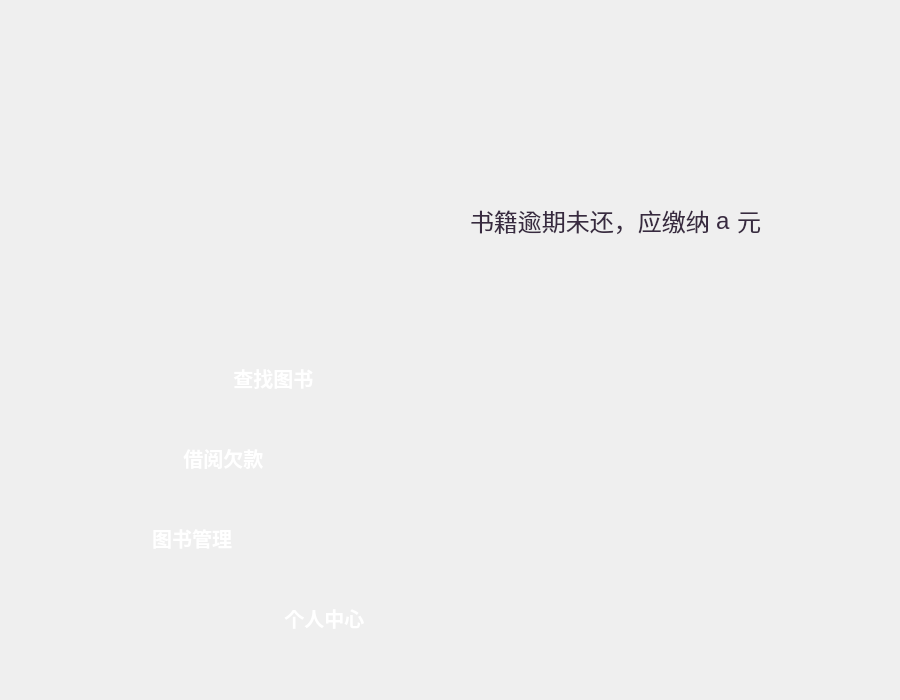
<?xml version="1.0" encoding="UTF-8"?>
<ui version="4.0">
 <class>paymode</class>
 <widget class="QWidget" name="paymode">
  <property name="geometry">
   <rect>
    <x>0</x>
    <y>0</y>
    <width>900</width>
    <height>700</height>
   </rect>
  </property>
  <property name="windowTitle">
   <string>Form</string>
  </property>
  <property name="styleSheet">
   <string notr="true">QLabel
{
color:rgb(56,42,64);
}
QPushButton#btnClose
{
border:none;
image:url(:/image/delet_button.png);
color:white;
}
QPushButton#btnClose:hover
{
image:url(:/image/delet_button_pressed.png);
color:white;
}

QPushButton#Update_Button
{
border:none;
image:url(:/image/login.png);
color:white;
}
QPushButton#Update_Button:hover
{
image:url(:/image/login-pressed.png);
color:white;
}
QPushButton#PersonalMode_Button
{
border:none;
image:url(:/image/main_more.png);
color:white;
}
QPushButton#PersonalMode_Button:hover
{
image:url(:/image/main_more_pressed.png);
color:white;
}
QPushButton#PayMode_Button
{
border:none;
image:url(:/image/main_story_pressed.png);
color:white;
}
QPushButton#PayMode_Button:hover
{
image:url(:/image/main_story_pressed.png);
color:white;
}
QPushButton#BookMode_Button
{
border:none;
image:url(:/image/main_course.png);
color:white;
}
QPushButton#BookMode_Button:hover
{
image:url(:/image/main_course_pressed.png);
color:white;
}
QPushButton#FindBookMode_Button
{
border:none;
image:url(:/image/main_musicplay.png);
color:white;
}
QPushButton#FindBookMode_Button:hover
{
image:url(:/image/main_musicplay_pressed.png);
color:white;
}
QPushButton#pushButton
{
color:white;
}
QPushButton#pushButton:hover
{
color:white;
}

</string>
  </property>
  <widget class="QWidget" name="layoutWidget">
   <property name="geometry">
    <rect>
     <x>470</x>
     <y>190</y>
     <width>361</width>
     <height>61</height>
    </rect>
   </property>
   <layout class="QHBoxLayout" name="horizontalLayout_2">
    <item>
     <widget class="QLabel" name="Label_1">
      <property name="sizePolicy">
       <sizepolicy hsizetype="Expanding" vsizetype="Preferred">
        <horstretch>0</horstretch>
        <verstretch>0</verstretch>
       </sizepolicy>
      </property>
      <property name="font">
       <font>
        <pointsize>18</pointsize>
       </font>
      </property>
      <property name="text">
       <string>书籍逾期未还，应缴纳</string>
      </property>
     </widget>
    </item>
    <item>
     <widget class="QLabel" name="Label_money">
      <property name="font">
       <font>
        <pointsize>18</pointsize>
       </font>
      </property>
      <property name="text">
       <string>a</string>
      </property>
     </widget>
    </item>
    <item>
     <widget class="QLabel" name="Label_2">
      <property name="sizePolicy">
       <sizepolicy hsizetype="Expanding" vsizetype="Preferred">
        <horstretch>0</horstretch>
        <verstretch>0</verstretch>
       </sizepolicy>
      </property>
      <property name="font">
       <font>
        <pointsize>18</pointsize>
       </font>
      </property>
      <property name="text">
       <string>元</string>
      </property>
     </widget>
    </item>
   </layout>
   <zorder>Label_2</zorder>
   <zorder>Label_1</zorder>
   <zorder>Label_money</zorder>
  </widget>
  <widget class="QPushButton" name="PersonalMode_Button">
   <property name="enabled">
    <bool>true</bool>
   </property>
   <property name="geometry">
    <rect>
     <x>130</x>
     <y>580</y>
     <width>300</width>
     <height>75</height>
    </rect>
   </property>
   <property name="sizePolicy">
    <sizepolicy hsizetype="Expanding" vsizetype="Expanding">
     <horstretch>0</horstretch>
     <verstretch>0</verstretch>
    </sizepolicy>
   </property>
   <property name="font">
    <font>
     <pointsize>15</pointsize>
     <bold>true</bold>
    </font>
   </property>
   <property name="focusPolicy">
    <enum>Qt::ClickFocus</enum>
   </property>
   <property name="layoutDirection">
    <enum>Qt::LeftToRight</enum>
   </property>
   <property name="autoFillBackground">
    <bool>false</bool>
   </property>
   <property name="styleSheet">
    <string notr="true">QPushButton {
    color: white;
}
</string>
   </property>
   <property name="text">
    <string>                个人中心</string>
   </property>
   <property name="flat">
    <bool>true</bool>
   </property>
  </widget>
  <widget class="QPushButton" name="BookMode_Button">
   <property name="enabled">
    <bool>true</bool>
   </property>
   <property name="geometry">
    <rect>
     <x>20</x>
     <y>500</y>
     <width>300</width>
     <height>75</height>
    </rect>
   </property>
   <property name="sizePolicy">
    <sizepolicy hsizetype="Expanding" vsizetype="Expanding">
     <horstretch>0</horstretch>
     <verstretch>0</verstretch>
    </sizepolicy>
   </property>
   <property name="palette">
    <palette>
     <active>
      <colorrole role="WindowText">
       <brush brushstyle="SolidPattern">
        <color alpha="255">
         <red>128</red>
         <green>128</green>
         <blue>128</blue>
        </color>
       </brush>
      </colorrole>
      <colorrole role="Button">
       <brush brushstyle="SolidPattern">
        <color alpha="0">
         <red>0</red>
         <green>0</green>
         <blue>0</blue>
        </color>
       </brush>
      </colorrole>
      <colorrole role="Text">
       <brush brushstyle="SolidPattern">
        <color alpha="255">
         <red>128</red>
         <green>128</green>
         <blue>128</blue>
        </color>
       </brush>
      </colorrole>
      <colorrole role="ButtonText">
       <brush brushstyle="SolidPattern">
        <color alpha="255">
         <red>128</red>
         <green>128</green>
         <blue>128</blue>
        </color>
       </brush>
      </colorrole>
      <colorrole role="Base">
       <brush brushstyle="SolidPattern">
        <color alpha="0">
         <red>0</red>
         <green>0</green>
         <blue>0</blue>
        </color>
       </brush>
      </colorrole>
      <colorrole role="Window">
       <brush brushstyle="SolidPattern">
        <color alpha="0">
         <red>0</red>
         <green>0</green>
         <blue>0</blue>
        </color>
       </brush>
      </colorrole>
      <colorrole role="PlaceholderText">
       <brush brushstyle="SolidPattern">
        <color alpha="128">
         <red>128</red>
         <green>128</green>
         <blue>128</blue>
        </color>
       </brush>
      </colorrole>
     </active>
     <inactive>
      <colorrole role="WindowText">
       <brush brushstyle="SolidPattern">
        <color alpha="255">
         <red>128</red>
         <green>128</green>
         <blue>128</blue>
        </color>
       </brush>
      </colorrole>
      <colorrole role="Button">
       <brush brushstyle="SolidPattern">
        <color alpha="0">
         <red>0</red>
         <green>0</green>
         <blue>0</blue>
        </color>
       </brush>
      </colorrole>
      <colorrole role="Text">
       <brush brushstyle="SolidPattern">
        <color alpha="255">
         <red>128</red>
         <green>128</green>
         <blue>128</blue>
        </color>
       </brush>
      </colorrole>
      <colorrole role="ButtonText">
       <brush brushstyle="SolidPattern">
        <color alpha="255">
         <red>128</red>
         <green>128</green>
         <blue>128</blue>
        </color>
       </brush>
      </colorrole>
      <colorrole role="Base">
       <brush brushstyle="SolidPattern">
        <color alpha="0">
         <red>0</red>
         <green>0</green>
         <blue>0</blue>
        </color>
       </brush>
      </colorrole>
      <colorrole role="Window">
       <brush brushstyle="SolidPattern">
        <color alpha="0">
         <red>0</red>
         <green>0</green>
         <blue>0</blue>
        </color>
       </brush>
      </colorrole>
      <colorrole role="PlaceholderText">
       <brush brushstyle="SolidPattern">
        <color alpha="128">
         <red>128</red>
         <green>128</green>
         <blue>128</blue>
        </color>
       </brush>
      </colorrole>
     </inactive>
     <disabled>
      <colorrole role="WindowText">
       <brush brushstyle="SolidPattern">
        <color alpha="255">
         <red>128</red>
         <green>128</green>
         <blue>128</blue>
        </color>
       </brush>
      </colorrole>
      <colorrole role="Button">
       <brush brushstyle="SolidPattern">
        <color alpha="0">
         <red>0</red>
         <green>0</green>
         <blue>0</blue>
        </color>
       </brush>
      </colorrole>
      <colorrole role="Text">
       <brush brushstyle="SolidPattern">
        <color alpha="255">
         <red>128</red>
         <green>128</green>
         <blue>128</blue>
        </color>
       </brush>
      </colorrole>
      <colorrole role="ButtonText">
       <brush brushstyle="SolidPattern">
        <color alpha="255">
         <red>128</red>
         <green>128</green>
         <blue>128</blue>
        </color>
       </brush>
      </colorrole>
      <colorrole role="Base">
       <brush brushstyle="SolidPattern">
        <color alpha="0">
         <red>0</red>
         <green>0</green>
         <blue>0</blue>
        </color>
       </brush>
      </colorrole>
      <colorrole role="Window">
       <brush brushstyle="SolidPattern">
        <color alpha="0">
         <red>0</red>
         <green>0</green>
         <blue>0</blue>
        </color>
       </brush>
      </colorrole>
      <colorrole role="PlaceholderText">
       <brush brushstyle="SolidPattern">
        <color alpha="128">
         <red>128</red>
         <green>128</green>
         <blue>128</blue>
        </color>
       </brush>
      </colorrole>
     </disabled>
    </palette>
   </property>
   <property name="font">
    <font>
     <pointsize>15</pointsize>
     <bold>true</bold>
    </font>
   </property>
   <property name="mouseTracking">
    <bool>true</bool>
   </property>
   <property name="acceptDrops">
    <bool>false</bool>
   </property>
   <property name="layoutDirection">
    <enum>Qt::LeftToRight</enum>
   </property>
   <property name="autoFillBackground">
    <bool>false</bool>
   </property>
   <property name="styleSheet">
    <string notr="true">QPushButton {
    color: white;
}
</string>
   </property>
   <property name="text">
    <string>        图书管理</string>
   </property>
  </widget>
  <widget class="QPushButton" name="FindBookMode_Button">
   <property name="geometry">
    <rect>
     <x>90</x>
     <y>340</y>
     <width>300</width>
     <height>75</height>
    </rect>
   </property>
   <property name="sizePolicy">
    <sizepolicy hsizetype="Expanding" vsizetype="Expanding">
     <horstretch>0</horstretch>
     <verstretch>0</verstretch>
    </sizepolicy>
   </property>
   <property name="font">
    <font>
     <pointsize>15</pointsize>
     <bold>true</bold>
    </font>
   </property>
   <property name="layoutDirection">
    <enum>Qt::LeftToRight</enum>
   </property>
   <property name="autoFillBackground">
    <bool>false</bool>
   </property>
   <property name="styleSheet">
    <string notr="true">QPushButton {
    color: white;
}
</string>
   </property>
   <property name="text">
    <string>            查找图书</string>
   </property>
   <property name="flat">
    <bool>true</bool>
   </property>
  </widget>
  <widget class="QPushButton" name="PayMode_Button">
   <property name="geometry">
    <rect>
     <x>40</x>
     <y>420</y>
     <width>300</width>
     <height>75</height>
    </rect>
   </property>
   <property name="sizePolicy">
    <sizepolicy hsizetype="Expanding" vsizetype="Expanding">
     <horstretch>0</horstretch>
     <verstretch>0</verstretch>
    </sizepolicy>
   </property>
   <property name="font">
    <font>
     <pointsize>15</pointsize>
     <bold>true</bold>
    </font>
   </property>
   <property name="layoutDirection">
    <enum>Qt::LeftToRight</enum>
   </property>
   <property name="autoFillBackground">
    <bool>false</bool>
   </property>
   <property name="styleSheet">
    <string notr="true">QPushButton {
    color: white;
}</string>
   </property>
   <property name="text">
    <string>            借阅欠款</string>
   </property>
   <property name="flat">
    <bool>true</bool>
   </property>
  </widget>
  <widget class="QLabel" name="label">
   <property name="geometry">
    <rect>
     <x>20</x>
     <y>20</y>
     <width>860</width>
     <height>660</height>
    </rect>
   </property>
   <property name="text">
    <string/>
   </property>
   <property name="pixmap">
    <pixmap resource="Logo.qrc">:/image/bg_light.png</pixmap>
   </property>
   <property name="scaledContents">
    <bool>true</bool>
   </property>
  </widget>
  <widget class="QLabel" name="label_2">
   <property name="geometry">
    <rect>
     <x>20</x>
     <y>20</y>
     <width>520</width>
     <height>520</height>
    </rect>
   </property>
   <property name="text">
    <string/>
   </property>
   <property name="pixmap">
    <pixmap resource="Logo.qrc">:/image/45.png</pixmap>
   </property>
   <property name="scaledContents">
    <bool>true</bool>
   </property>
  </widget>
  <widget class="QLabel" name="label_3">
   <property name="geometry">
    <rect>
     <x>420</x>
     <y>190</y>
     <width>461</width>
     <height>61</height>
    </rect>
   </property>
   <property name="text">
    <string/>
   </property>
   <property name="pixmap">
    <pixmap resource="Logo.qrc">:/image/bg_shadow.png</pixmap>
   </property>
   <property name="scaledContents">
    <bool>true</bool>
   </property>
  </widget>
  <widget class="QPushButton" name="btnClose">
   <property name="geometry">
    <rect>
     <x>832</x>
     <y>20</y>
     <width>48</width>
     <height>48</height>
    </rect>
   </property>
   <property name="text">
    <string/>
   </property>
   <property name="flat">
    <bool>true</bool>
   </property>
  </widget>
  <zorder>label</zorder>
  <zorder>label_3</zorder>
  <zorder>label_2</zorder>
  <zorder>layoutWidget</zorder>
  <zorder>PersonalMode_Button</zorder>
  <zorder>BookMode_Button</zorder>
  <zorder>FindBookMode_Button</zorder>
  <zorder>PayMode_Button</zorder>
  <zorder>btnClose</zorder>
 </widget>
 <resources>
  <include location="Logo.qrc"/>
 </resources>
 <connections/>
</ui>
